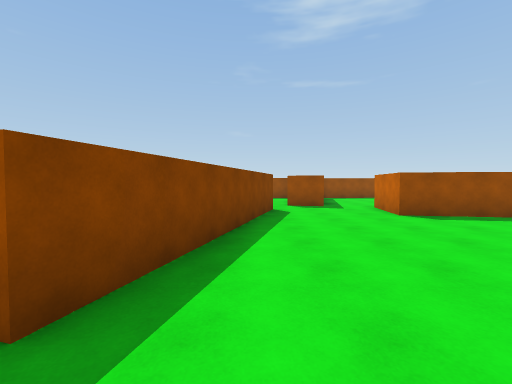
view 1 (above)

22 first-person views from a walk through a 3-D level made in the Unity game engine. The camera is 1.5 m above the floor, tilts 2° down and sees 90° across. The floor is counted in squares, 2 m on a side. Each view is taken from the middle of a square. On the plan, view 1 faces up. The plan holds only what a view shows up to about 9 squares ahead; the rest is blank. The place goes on beyond the plan. The player is left out. Surface patterns are stand-ins for the level's own textures.

view 2
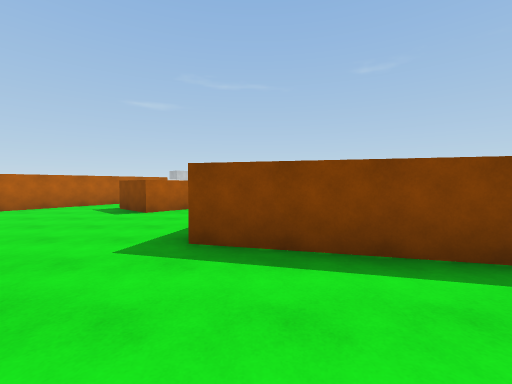

view 3
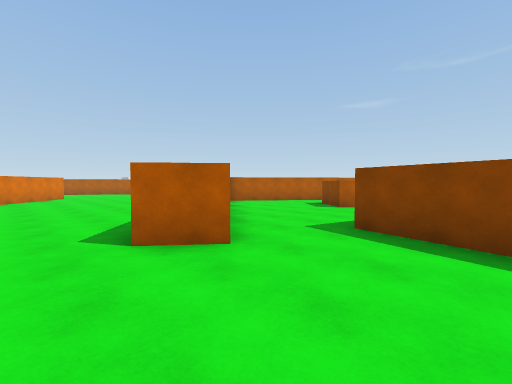

view 4
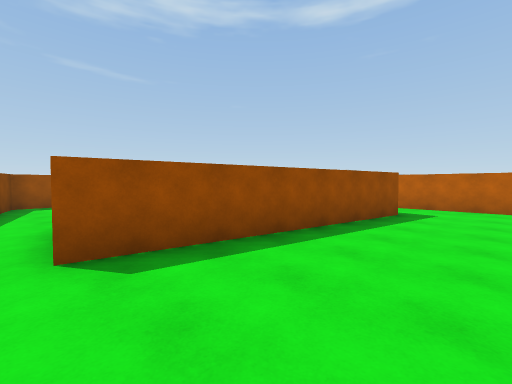

view 5
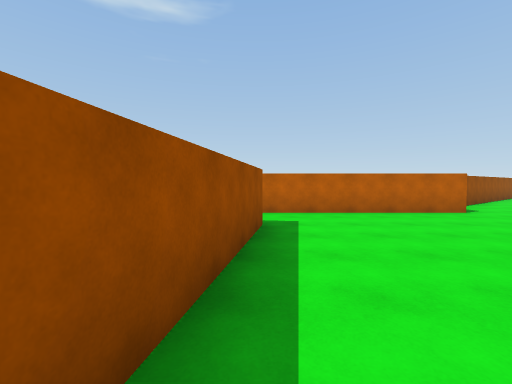

view 6
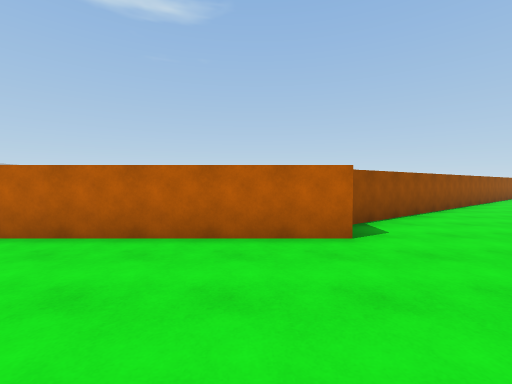

view 7
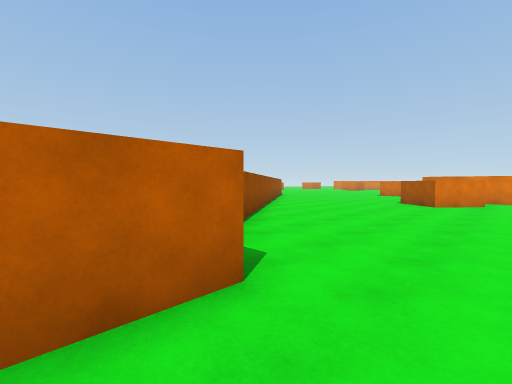

view 8
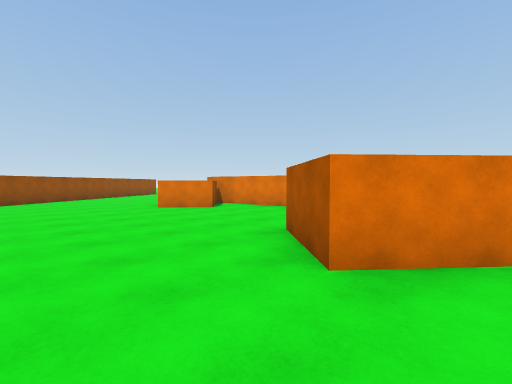

view 9
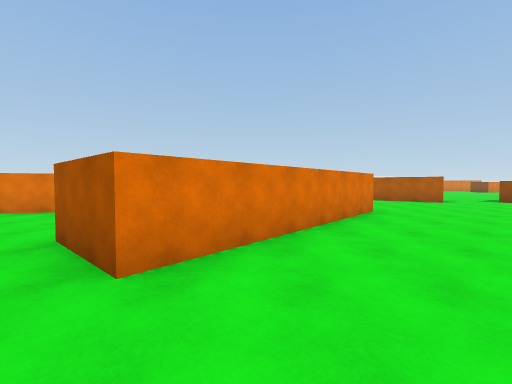

view 10
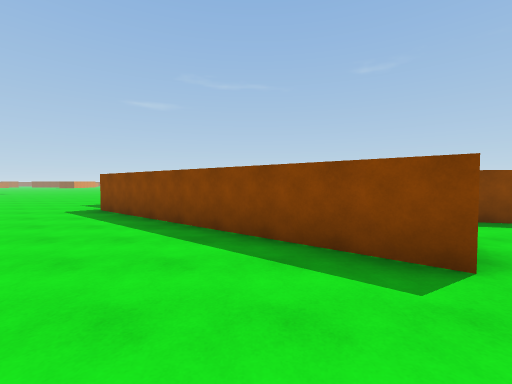

view 11
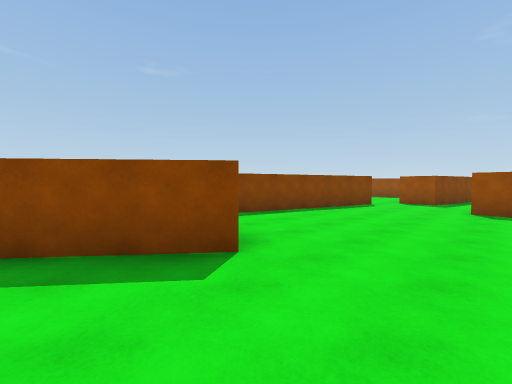

view 12
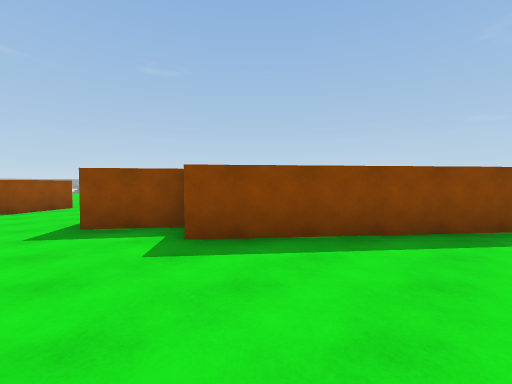

view 13
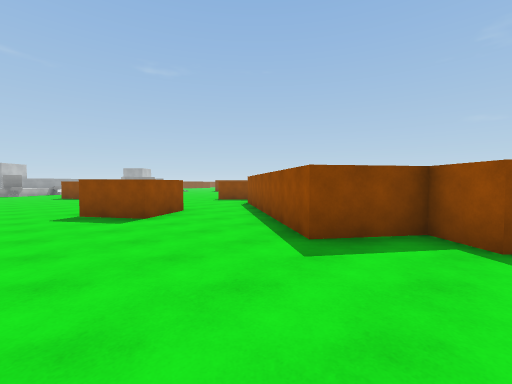

view 14
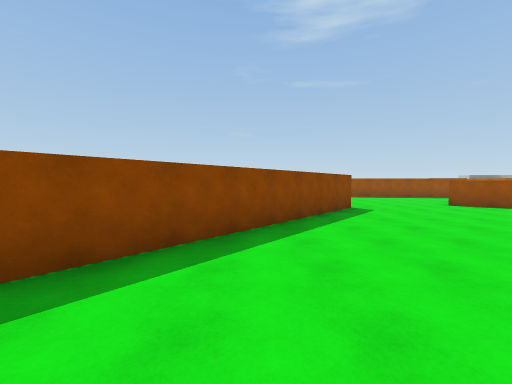

view 15
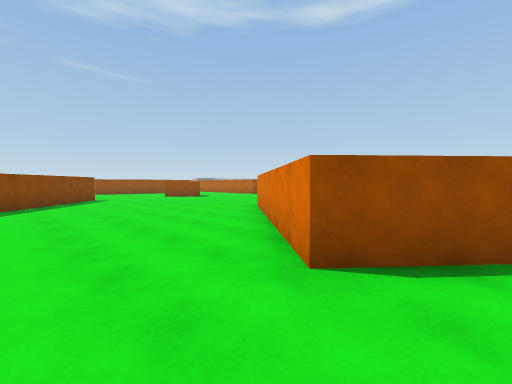

view 16
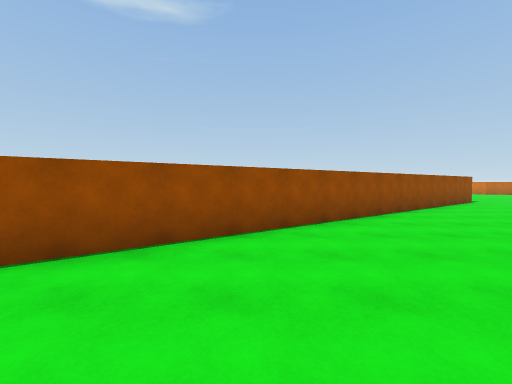

view 17
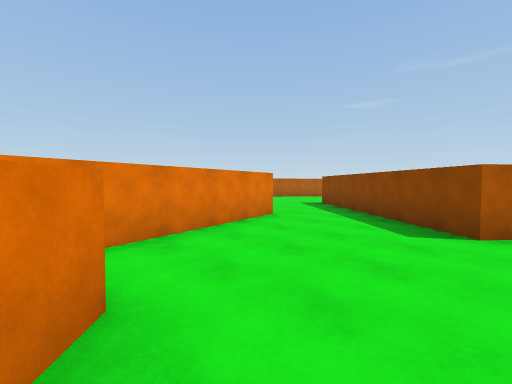

view 18
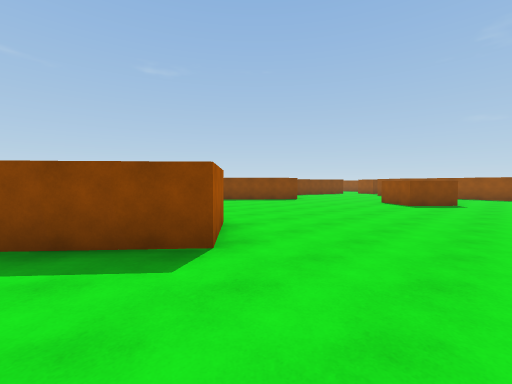

view 19
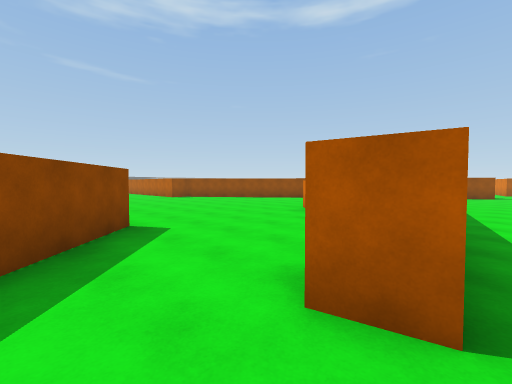

view 20
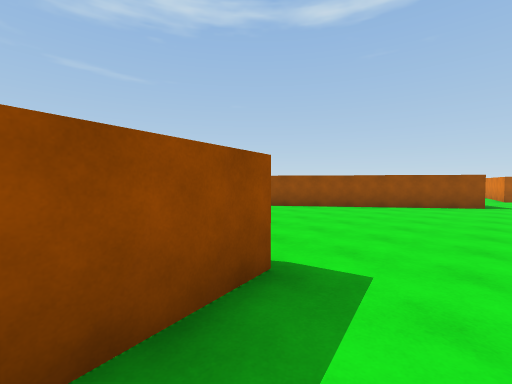

view 21
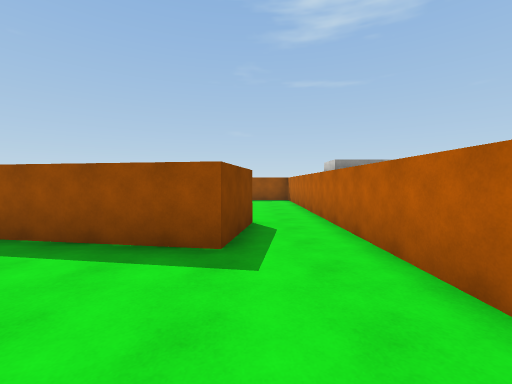

view 22
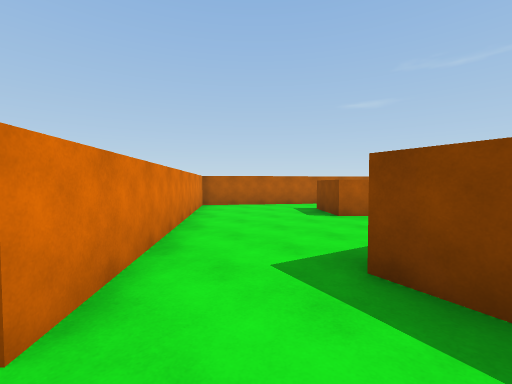

### Floor plan
Points are (right, up) in squares from view 1. A wall is a line through its corners. A room is listed if a view was taken in it or the views show most of it. See-through windows are left out.
Room 1 (view 1)
walls: (-5.4, 0.1) (-4.4, -0.8) (-5.5, -2); (-3.8, -5.4) (1, 0.6); (-7.1, -3.1) (-3.7, -5.5)
ways out: opening at (0.5, 1.5) to room 2; opening at (-4.3, 1)
Room 2 (views 2, 3, 4, 5, 6, 7, 8, 9, 10, 11, 12, 13, 14, 15, 16, 17, 18, 19, 20, 21, 22)
walls: (7.7, 0.7) (6.7, -0.6) (5.4, 0.5); (1, 0.6) (1.9, -0.2) (-3, -6.3) (-3.8, -5.6); (11.4, -0.4) (11.4, 8.5); (6.5, -13) (6.3, -12.1) (10.6, -11.2); (11.3, -10.3) (10.6, -9.7) (11.7, -8.4) (12.6, -9.2); (2.4, -13) (0.9, -11.8) (5.1, -7) (6.6, -8.3) (2.9, -12.5); (-3.7, -5.5) (-4.9, -7.1) (-8, -4.9); (12.7, -11.5) (10.9, -11.9); (9.9, 6.9) (9.6, 4.9) (3.3, 5.9) (3.7, 7.9); (0.5, 7.3) (-1.2, 1.1); (2.2, 8.3) (1, 8.5); (-9.4, -6.4) (-8.4, -7.9) (-9.8, -8.8); (21.1, -12.6) (12.6, -0.7)
ways out: opening at (0.5, 1.5) to room 1; opening at (-9, -6); opening at (1, 8.5); opening at (3, 8); opening at (10.5, 7.5); opening at (21, -13); gap at (7, -13)

Positions as (right, up) in squares from view 1, and headings:
1: (0, 0), facing up
2: (2, 2), facing left
3: (3, 3), facing down-left
4: (3, 3), facing up-right
5: (5, 5), facing right
6: (8, 1), facing right
7: (10, 1), facing down-right
8: (4, -5), facing down-right
9: (4, -5), facing down
10: (4, -2), facing left
11: (4, -2), facing up-left
12: (0, -8), facing up-left
13: (-3, -10), facing up-left
14: (-1, -8), facing up
15: (-1, -13), facing up-right
16: (11, -4), facing right
17: (11, -8), facing down-left
18: (9, -10), facing up-left
19: (5, -13), facing up-right
20: (11, -13), facing up-right
21: (10, 2), facing up
22: (1, 2), facing down-left
